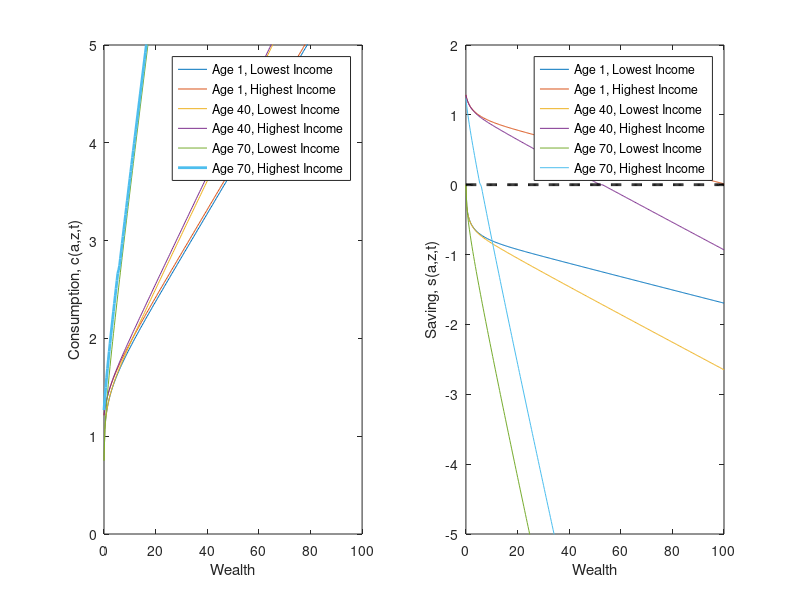

Here is the MATLAB script that generated this plot:
% Lifecycle model
% written by Benjamin Moll
clear all; clc; close all;

tic

%--------------------------------------------------
%PARAMETERS
ga = 2;       % CRRA utility with parameter gamma
sig2 = (0.8)^2;  % sigma^2 O-U
Corr = exp(-0.9);  % persistence -log(Corr) O-U
rho = 0.05;   % discount rate
r = 0.035;
w = 1;

zmean = exp(sig2/2);

J=15;         % number of z points 
zmin = 0.75;   % Range z
zmax = 2.5;
amin = 0;    % borrowing constraint
amax = 100;    % range a
I=300;        % number of a points 

T=75;       %maximum age
N=300;      %number of age steps
%N=75;      %number of age steps
%N=10;      %number of age steps
dt=T/N;

%simulation parameters
maxit  = 100;     %maximum number of iterations in the HJB loop
crit = 10^(-10); %criterion HJB loop

%ORNSTEIN-UHLENBECK IN LOGS
the = -log(Corr);

%--------------------------------------------------
%VARIABLES 
a = linspace(amin,amax,I)';  %wealth vector
da = (amax-amin)/(I-1);      
z = linspace(zmin,zmax,J);   % productivity vector
dz = (zmax-zmin)/(J-1);
dz2 = dz^2;
aa = a*ones(1,J);
zz = ones(I,1)*z;

mu = -the.*z.*log(z)+sig2/2*z;   %DRIFT (FROM ITO'S LEMMA)
s2 = sig2.*z.^2;                   %VARIANCE (FROM ITO'S LEMMA)

%Finite difference approximation of the partial derivatives
Vaf = zeros(I,J);             
Vab = zeros(I,J);
Vzf = zeros(I,J);
Vzb = zeros(I,J);
Vzz = zeros(I,J);
c = zeros(I,J);

%CONSTRUCT MATRIX Aswitch SUMMARIZING EVOLUTION OF z
yy = - s2/dz2 - mu/dz;
chi =  s2/(2*dz2);
zeta = mu/dz + s2/(2*dz2);

%This will be the upperdiagonal of the matrix Aswitch
updiag=zeros(I,1); %This is necessary because of the peculiar way spdiags is defined.
for j=1:J
    updiag=[updiag;repmat(zeta(j),I,1)];
end

%This will be the center diagonal of the matrix Aswitch
centdiag=repmat(chi(1)+yy(1),I,1);
for j=2:J-1
    centdiag=[centdiag;repmat(yy(j),I,1)];
end
centdiag=[centdiag;repmat(yy(J)+zeta(J),I,1)];

%This will be the lower diagonal of the matrix Aswitch
lowdiag=repmat(chi(2),I,1);
for j=3:J
    lowdiag=[lowdiag;repmat(chi(j),I,1)];
end

%Add up the upper, center, and lower diagonal into a sparse matrix
Aswitch=spdiags(centdiag,0,I*J,I*J)+spdiags(lowdiag,-I,I*J,I*J)+spdiags(updiag,I,I*J,I*J);


%Preallocation
v = zeros(I,J,N);
gg = cell(N+1,1);
maxit = 1000;
convergence_criterion = 10^(-5);

% terminal condition on value function: value of death \approx 0
small_number1 = 10^(-8); small_number2 = 10^(-8);
v_terminal = small_number1*(small_number2 + aa).^(1-ga)/(1-ga);

V = v_terminal;
    
    for n=N:-1:1
        disp(['age = ', num2str(n*dt)])
        v(:,:,n)=V;
        % forward difference
        dVf(1:I-1,:) = (V(2:I,:)-V(1:I-1,:))/da;
        dVf(I,:) = (w*z + r.*amax).^(-ga); %will never be used, but impose state constraint a<=amax just in case
        % backward difference
        dVb(2:I,:) = (V(2:I,:)-V(1:I-1,:))/da;
        dVb(1,:) = (w*z + r.*amin).^(-ga); %state constraint boundary condition
        
        %consumption and savings with forward difference
        cf = dVf.^(-1/ga);
        ssf = w*zz + r.*aa - cf;
        %consumption and savings with backward difference
        cb = dVb.^(-1/ga);
        ssb = w*zz + r.*aa - cb;
        %consumption and derivative of value function at steady state
        c0 = w*zz + r.*aa;
        
        %upwind method
        If = ssf > 0; %positive drift --> forward difference
        Ib = ssb < 0; %negative drift --> backward difference
        I0 = (1-If-Ib); %at steady state
        
        c = cf.*If + cb.*Ib + c0.*I0;
        u = c.^(1-ga)/(1-ga);
        
        %CONSTRUCT MATRIX
        X = - min(ssb,0)/da;
        Y = - max(ssf,0)/da + min(ssb,0)/da;
        Z = max(ssf,0)/da;
        
        updiag=[0];
        for j=1:J
            updiag=[updiag;Z(1:I-1,j);0];
        end
        
        centdiag = reshape(Y,I*J,1);
        
        lowdiag=X(2:I,1);
        for j=2:J
            lowdiag=[lowdiag;0;X(2:I,j)];
        end
        
        A=Aswitch+spdiags(centdiag,0,I*J,I*J)+spdiags([updiag;0],1,I*J,I*J)+spdiags([lowdiag;0],-1,I*J,I*J);

       if max(abs(sum(A,2)))>10^(-9)
           disp('Improper Transition Matrix')
           break
       end
       
        %%Note the syntax for the cell array
        A_t{n} = A;
        B = (1/dt + rho)*speye(I*J) - A;
        
        u_stacked = reshape(u,I*J,1);
        V_stacked = reshape(V,I*J,1);
        
        b = u_stacked + V_stacked/dt;
        V_stacked = B\b; %SOLVE SYSTEM OF EQUATIONS
        
        V = reshape(V_stacked,I,J);
        c_t{n} = c;
        ss_t{n} = w*zz + r.*aa - c;
    end

toc
    
plot(a,c_t{1})
plot(a,ss_t{1},a,zeros(I,1),'k--')

plot(a,c_t{N-1})
plot(a,ss_t{N-1},a,zeros(I,1),'k--')

subplot(1,2,1)
set(gca,'FontSize',16)
plot(a,c_t{1/dt}(:,1),a,c_t{1/dt}(:,J),a,c_t{40/dt}(:,1),a,c_t{40/dt}(:,J),a,c_t{70/dt}(:,1),a,c_t{70/dt}(:,J),'Linewidth',2)
legend('Age 1, Lowest Income','Age 1, Highest Income','Age 40, Lowest Income','Age 40, Highest Income','Age 70, Lowest Income','Age 70, Highest Income')
ylim([0 5])
xlabel('Wealth')
ylabel('Consumption, c(a,z,t)')

subplot(1,2,2)
set(gca,'FontSize',16)
plot(a,ss_t{1/dt}(:,1),a,ss_t{1/dt}(:,J),a,ss_t{40/dt}(:,1),a,ss_t{40/dt}(:,J),a,ss_t{70/dt}(:,1),a,ss_t{70/dt}(:,J),a,zeros(I,1),'k--','Linewidth',2)
legend('Age 1, Lowest Income','Age 1, Highest Income','Age 40, Lowest Income','Age 40, Highest Income','Age 70, Lowest Income','Age 70, Highest Income')
ylim([-5 2])
xlabel('Wealth')
ylabel('Saving, s(a,z,t)')

print -depsc lifecycle.eps